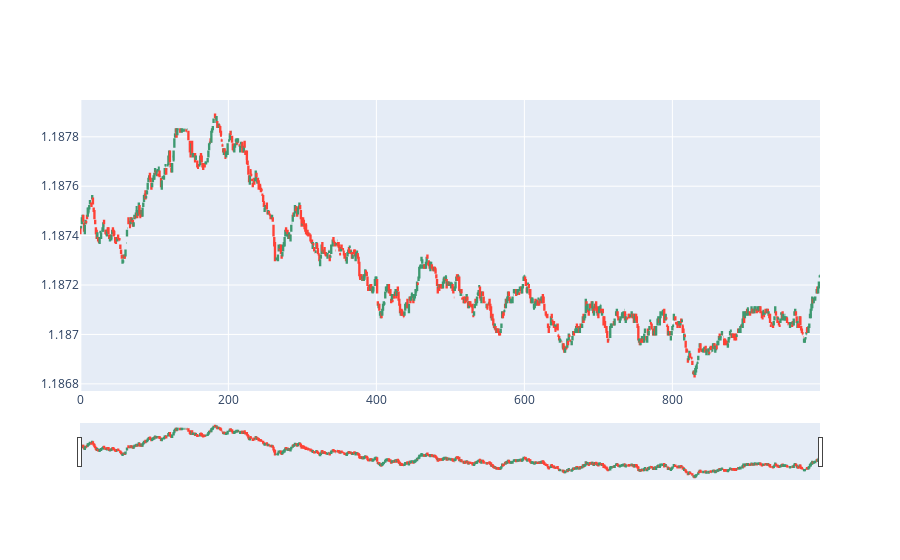

Notebook code for this chart:
### Code cell
import plotly.graph_objects as go
import pandas 
import pandas_ta

dfpl = df[:1000]
fig = go.Figure(data=[go.Candlestick(x=dfpl.index,
                                     open=dfpl['Open'],
                                     high=dfpl['High'],
                                     low=dfpl['Low'],
                                     close=dfpl['Close'])])
fig.show()

### Figure 1 — Plotly figure (JSON) as saved in the notebook; plotly's stock layout.template omitted (floating-point values rounded to 4 significant figures; data arrays with more than 128 entries replaced by an {"elided": "..."} marker saying what was removed)
{"data": [{"close": {"elided": "1000 float values"}, "high": {"elided": "1000 float values"}, "low": {"elided": "1000 float values"}, "open": {"elided": "1000 float values"}, "type": "candlestick", "x": {"elided": "1000 int values"}}], "layout": {"autosize": true, "xaxis": {"autorange": false, "range": [-0.5, 999.5], "rangeslider": {"autorange": true, "range": [-0.5, 999.5], "yaxis": {"_template": null, "rangemode": "match"}}, "type": "linear"}, "yaxis": {"autorange": true, "range": [1.187, 1.188]}}}
